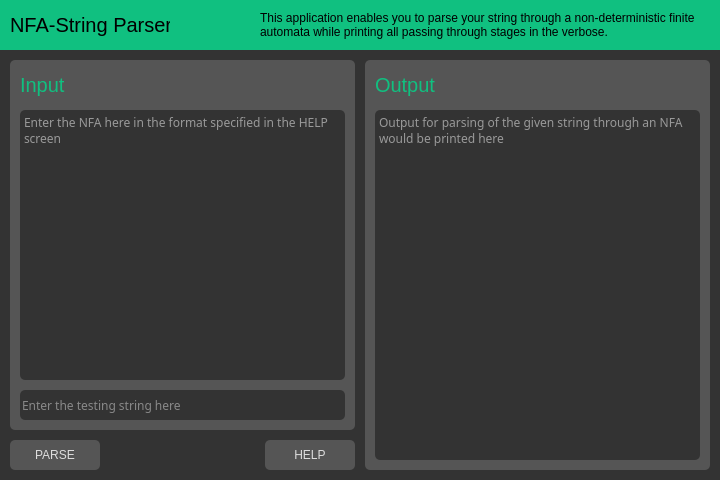
<?xml version="1.0" encoding="UTF-8"?>
<ui version="4.0">
 <class>RENFAConverter</class>
 <widget class="QMainWindow" name="RENFAConverter">
  <property name="geometry">
   <rect>
    <x>0</x>
    <y>0</y>
    <width>720</width>
    <height>480</height>
   </rect>
  </property>
  <property name="sizePolicy">
   <sizepolicy hsizetype="Fixed" vsizetype="Fixed">
    <horstretch>0</horstretch>
    <verstretch>0</verstretch>
   </sizepolicy>
  </property>
  <property name="minimumSize">
   <size>
    <width>720</width>
    <height>480</height>
   </size>
  </property>
  <property name="maximumSize">
   <size>
    <width>720</width>
    <height>480</height>
   </size>
  </property>
  <property name="windowTitle">
   <string>MainWindow</string>
  </property>
  <property name="styleSheet">
   <string notr="true">background-color: #333333;</string>
  </property>
  <widget class="QWidget" name="centwjet">
   <widget class="QPushButton" name="parsebtn">
    <property name="geometry">
     <rect>
      <x>10</x>
      <y>440</y>
      <width>90</width>
      <height>30</height>
     </rect>
    </property>
    <property name="styleSheet">
     <string notr="true">background-color: #555555;
color: #dddddd;
border: 0px;
border-radius: 5px;</string>
    </property>
    <property name="text">
     <string>PARSE</string>
    </property>
   </widget>
   <widget class="QWidget" name="titlebar" native="true">
    <property name="geometry">
     <rect>
      <x>0</x>
      <y>0</y>
      <width>720</width>
      <height>50</height>
     </rect>
    </property>
    <property name="styleSheet">
     <string notr="true">background-color: rgb(16,192,128);</string>
    </property>
    <widget class="QLabel" name="desctext">
     <property name="geometry">
      <rect>
       <x>260</x>
       <y>10</y>
       <width>450</width>
       <height>30</height>
      </rect>
     </property>
     <property name="text">
      <string>This application enables you to parse your string through a non-deterministic finite automata while printing all passing through stages in the verbose.</string>
     </property>
     <property name="wordWrap">
      <bool>true</bool>
     </property>
    </widget>
    <widget class="QLabel" name="ttletext">
     <property name="geometry">
      <rect>
       <x>10</x>
       <y>10</y>
       <width>160</width>
       <height>30</height>
      </rect>
     </property>
     <property name="font">
      <font>
       <pointsize>15</pointsize>
      </font>
     </property>
     <property name="styleSheet">
      <string notr="true">color: #000000;</string>
     </property>
     <property name="text">
      <string>NFA-String Parser</string>
     </property>
    </widget>
   </widget>
   <widget class="QWidget" name="inptsect" native="true">
    <property name="geometry">
     <rect>
      <x>10</x>
      <y>60</y>
      <width>345</width>
      <height>370</height>
     </rect>
    </property>
    <property name="styleSheet">
     <string notr="true">background-color: #555555;
border: 0px;
border-radius: 5px;
color: #ffffff;</string>
    </property>
    <widget class="QTextEdit" name="nfatinpt">
     <property name="geometry">
      <rect>
       <x>10</x>
       <y>50</y>
       <width>325</width>
       <height>270</height>
      </rect>
     </property>
     <property name="font">
      <font>
       <family>Roboto Mono</family>
      </font>
     </property>
     <property name="styleSheet">
      <string notr="true">background-color: #333333;
border: 0px;
border-radius: 5px;
color: #ffffff;</string>
     </property>
     <property name="verticalScrollBarPolicy">
      <enum>Qt::ScrollBarAlwaysOff</enum>
     </property>
     <property name="horizontalScrollBarPolicy">
      <enum>Qt::ScrollBarAlwaysOff</enum>
     </property>
     <property name="textInteractionFlags">
      <set>Qt::TextEditorInteraction</set>
     </property>
     <property name="placeholderText">
      <string>Enter the NFA here in the format specified in the HELP screen</string>
     </property>
    </widget>
    <widget class="QLabel" name="headinpt">
     <property name="geometry">
      <rect>
       <x>10</x>
       <y>10</y>
       <width>325</width>
       <height>30</height>
      </rect>
     </property>
     <property name="font">
      <font>
       <pointsize>15</pointsize>
      </font>
     </property>
     <property name="styleSheet">
      <string notr="true">color: rgb(16,192,128);</string>
     </property>
     <property name="text">
      <string>Input</string>
     </property>
    </widget>
    <widget class="QLineEdit" name="testinpt">
     <property name="geometry">
      <rect>
       <x>10</x>
       <y>330</y>
       <width>325</width>
       <height>30</height>
      </rect>
     </property>
     <property name="font">
      <font>
       <family>Roboto Mono</family>
      </font>
     </property>
     <property name="styleSheet">
      <string notr="true">background-color: #333333;
color: #dddddd;
border: 0px;
border-radius: 5px;</string>
     </property>
     <property name="placeholderText">
      <string>Enter the testing string here</string>
     </property>
    </widget>
   </widget>
   <widget class="QWidget" name="otptsect" native="true">
    <property name="geometry">
     <rect>
      <x>365</x>
      <y>60</y>
      <width>345</width>
      <height>410</height>
     </rect>
    </property>
    <property name="styleSheet">
     <string notr="true">background-color: #555555;
border: 0px;
border-radius: 5px;
color: #ffffff;</string>
    </property>
    <widget class="QTextEdit" name="otptbody">
     <property name="geometry">
      <rect>
       <x>10</x>
       <y>50</y>
       <width>325</width>
       <height>350</height>
      </rect>
     </property>
     <property name="font">
      <font>
       <family>Roboto Mono</family>
      </font>
     </property>
     <property name="styleSheet">
      <string notr="true">background-color: #333333;
border: 0px;
border-radius: 5px;
color: #ffffff;</string>
     </property>
     <property name="verticalScrollBarPolicy">
      <enum>Qt::ScrollBarAlwaysOff</enum>
     </property>
     <property name="horizontalScrollBarPolicy">
      <enum>Qt::ScrollBarAlwaysOff</enum>
     </property>
     <property name="textInteractionFlags">
      <set>Qt::TextSelectableByKeyboard|Qt::TextSelectableByMouse</set>
     </property>
     <property name="placeholderText">
      <string>Output for parsing of the given string through an NFA would be printed here</string>
     </property>
    </widget>
    <widget class="QLabel" name="headotpt">
     <property name="geometry">
      <rect>
       <x>10</x>
       <y>10</y>
       <width>325</width>
       <height>30</height>
      </rect>
     </property>
     <property name="font">
      <font>
       <pointsize>15</pointsize>
      </font>
     </property>
     <property name="styleSheet">
      <string notr="true">color: rgb(16,192,128);</string>
     </property>
     <property name="text">
      <string>Output</string>
     </property>
    </widget>
   </widget>
   <widget class="QPushButton" name="helpebtn">
    <property name="geometry">
     <rect>
      <x>265</x>
      <y>440</y>
      <width>90</width>
      <height>30</height>
     </rect>
    </property>
    <property name="styleSheet">
     <string notr="true">background-color: #555555;
color: #dddddd;
border: 0px;
border-radius: 5px;</string>
    </property>
    <property name="text">
     <string>HELP</string>
    </property>
   </widget>
   <zorder>titlebar</zorder>
   <zorder>parsebtn</zorder>
   <zorder>inptsect</zorder>
   <zorder>otptsect</zorder>
   <zorder>helpebtn</zorder>
  </widget>
 </widget>
 <resources/>
 <connections/>
</ui>
